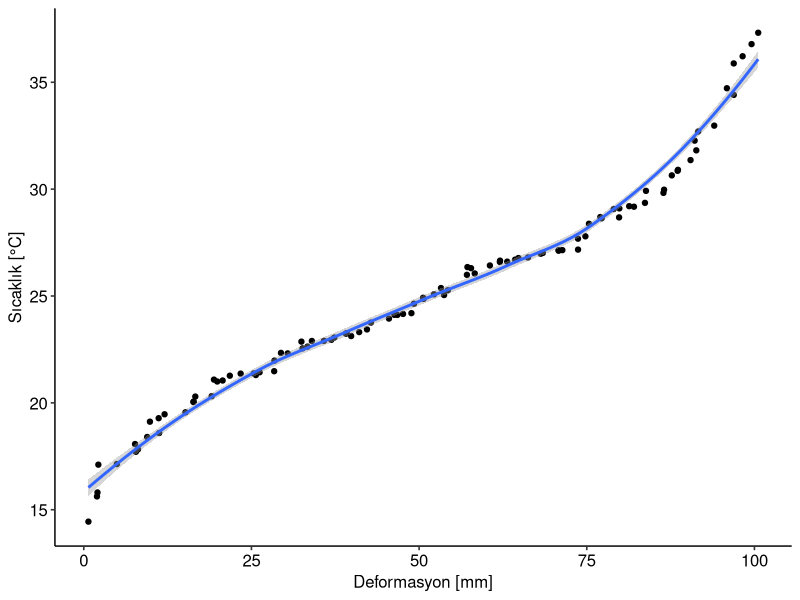

Generate this figure with R:
#RHaritaKitap Kod03.R

# install.packages("tidyverse", "ggpubr") # ek paketlerin kurulumu

library(tidyverse)
library(ggpubr)

set.seed(4208)

theme_set(theme_pubr())

# 1'den 100'e kadar 1'er artışla veri oluşturma
def <- seq(1:100) 

n <- rnorm(100, mean = 0.5, sd = 1) # Gürültü oluşturma

def <- def + n # Gürültü ekleme

term <- rnorm(100, mean=25, sd= 5)

term <- sort(term)

df <- data.frame(def,term)

# Veri kontrol
head(df)

#Çizdirme
ggplot(df, aes(x = def, y = term)) +
  geom_point() +
  stat_smooth() + xlab("Deformasyon [mm]") +
  ylab("Sıcaklık [°C]")

# Korelasyon katsayısı
cor(df$def,df$term)
